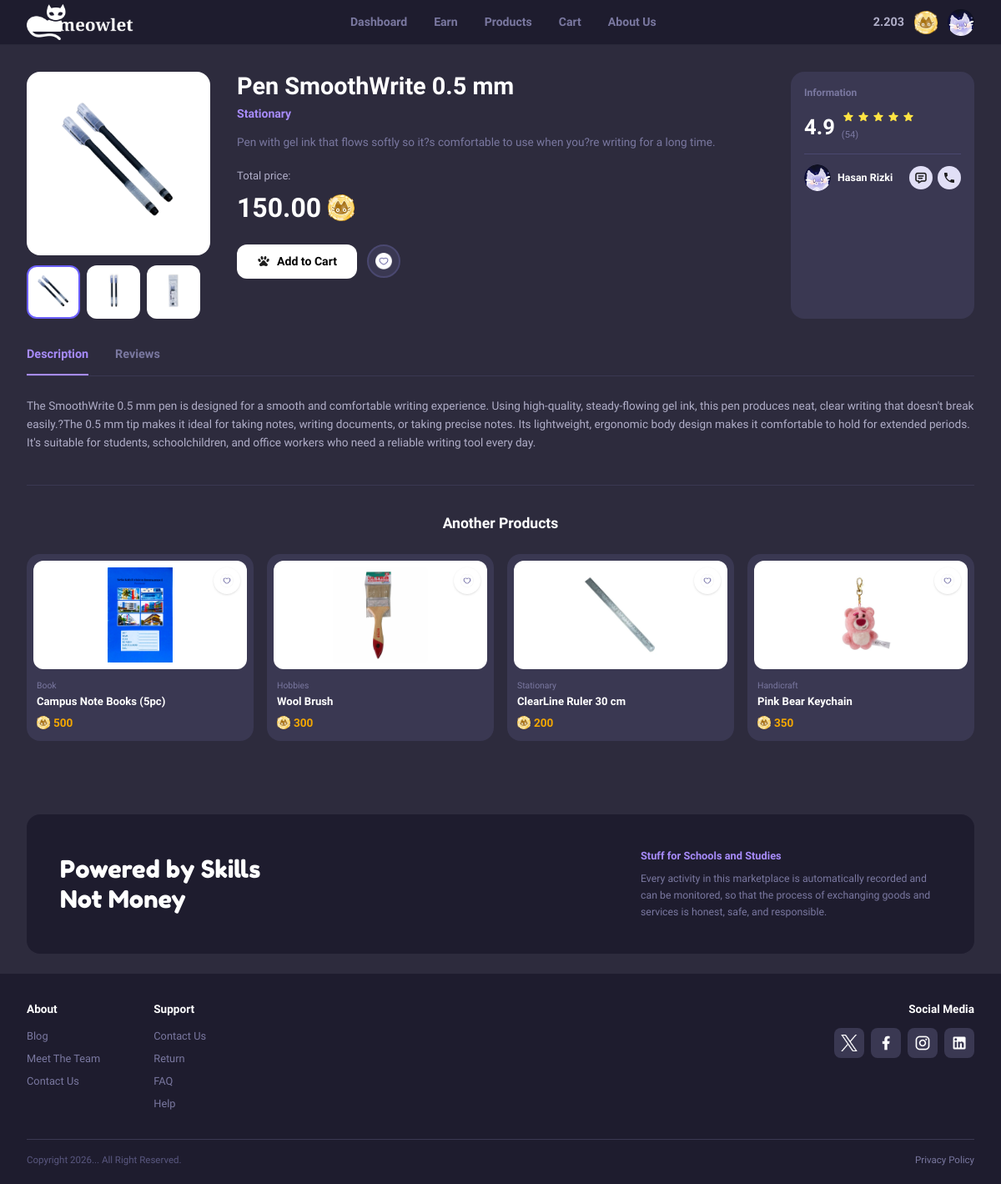
The app's page /main/detail/2 (signed in) with its own data.
### tables this page shows
CREATE TABLE `products` (
  `id` int NOT NULL,
  `name` varchar(255) NOT NULL,
  `short_description` varchar(500) DEFAULT NULL,
  `price` decimal(10,2) NOT NULL,
  `image` varchar(255) DEFAULT NULL,
  `description` text,
  `seller` varchar(255) DEFAULT NULL,
  `categories` varchar(255) DEFAULT NULL,
  `smallimg1` varchar(255) DEFAULT NULL,
  `smallimg2` varchar(255) DEFAULT NULL
);

### app/views/meowlet/detail.php (the view, shortened to what the rows shown need)
<div class="flex gap-8 mb-8">
<div class="flex flex-col gap-3 flex-shrink-0">
  <div class="w-[220px] h-[220px] bg-white rounded-2xl overflow-hidden flex items-center justify-center">
    <img id="main-img" src="/assets/img/<?= $product['image']; ?>" alt="product" class="w-full h-full object-contain p-4"/>
  </div>
  <div class="flex gap-2">
    <button onclick="changeImg(this, '/assets/img/<?= $product['image']; ?>')" class="thumb-btn w-[64px] h-[64px] bg-white rounded-xl overflow-hidden border-2 border-[#6b5fff] flex items-center justify-center">
      <img src="/assets/img/<?= $product['image']; ?>" class="w-full h-full object-contain p-1"/>
    </button>
    <button onclick="changeImg(this, '/assets/img/<?= $product['smallimg1']; ?>')" class="thumb-btn w-[64px] h-[64px] bg-white rounded-xl overflow-hidden border-2 border-transparent flex items-center justify-center hover:border-[#a78bfa] transition-colors">
      <img src="/assets/img/<?= $product['smallimg1']; ?>" class="w-full h-full object-contain p-1"/>
    </button>
    <button onclick="changeImg(this, '/assets/img/<?= $product['smallimg2']; ?>')" class="thumb-btn w-[64px] h-[64px] bg-white rounded-xl overflow-hidden border-2 border-transparent flex items-center justify-center hover:border-[#a78bfa] transition-colors">
      <img src="/assets/img/<?= $product['smallimg2']; ?>" class="w-full h-full object-contain p-1"/>
    </button>
  </div>
</div>
<div class="flex-1">
  <h1 class="text-white font-extrabold text-[1.8rem] leading-tight mb-1">
    <?= $product['name']; ?>
  </h1>
  <p class="text-[#a78bfa] font-semibold text-[.88rem] mb-3"><?= $product['categories']; ?></p>
  <p class="text-[#7a78a0] text-[.85rem] leading-relaxed mb-5">
    <?= $product['short_description']; ?>
  </p>
  <p class="text-[#b0aec8] text-[.82rem] mb-1">Total price:</p>
  <div class="flex items-center gap-2 mb-5">
    <span class="text-white font-extrabold text-[2rem]"><?= $product['price']; ?></span>
    <img src="/assets/img/point.png" class="w-8 h-8">
  </div>
  <div class="flex items-center gap-3">
    <button id="btn-add-cart" onclick="addToCart()" class="flex items-center gap-2 bg-white hover:opacity-90 text-black font-bold text-[.88rem] px-6 py-2.5 rounded-xl">
      <img src="/assets/img/black-paw.png" class="w-4">Add to Cart
    </button>
    <button onclick="toggleWishlist(this)" class="w-10 h-10 rounded-full bg-[#3a3852] border-2 border-[#4a4870] flex items-center justify-center hover:border-[#a78bfa] transition-colors">
      <img id="heart-icon" src="/assets/img/unfilled-heart.png" class="w-5 h-5" data-state="empty">
    </button>
  </div>
</div>
<div class="w-[220px] flex-shrink-0 bg-[#3a3852] rounded-2xl p-4">
  <p class="text-[#7a78a0] text-[.75rem] font-semibold mb-3">Information</p>
  <div class="flex items-center gap-2 mb-3">
    <span class="text-white font-extrabold text-[1.6rem]">4.9</span>
    <div>
      <div class="flex items-center gap-0.5">
        <img src="/assets/img/star.png" class="w-4 h-4">
        <img src="/assets/img/star.png" class="w-4 h-4">
        <img src="/assets/img/star.png" class="w-4 h-4">
        <img src="/assets/img/star.png" class="w-4 h-4">
        <img src="/assets/img/star.png" class="w-4 h-4">
      </div>
      <span class="text-[#7a78a0] text-[.7rem]">(54)</span>
    </div>
  </div>
  <hr class="border-[#4a4870] mb-3"/>
  <div class="flex items-center justify-between">
    <div class="flex items-center gap-2">
      <div class="w-8 h-8 rounded-full bg-[#4a4870] overflow-hidden flex-shrink-0">
        <img src="/assets/img/profile.png" class="w-full h-full object-cover"/>
      </div>
      <span class="text-white text-[.78rem] font-semibold"><?= $product['seller']; ?></span>
    </div>
    <div class="flex gap-1.5">
      <button class="w-7 h-7 rounded-full bg-[#E1DFF6] flex items-center justify-center hover:bg-[#6b5fff] transition-colors">
        <img src="/assets/img/message.png" class="w-4 h-4"/>
      </button>
      <button class="w-7 h-7 rounded-full bg-[#E1DFF6] flex items-center justify-center hover:bg-[#6b5fff] transition-colors">
        <img src="/assets/img/telephone.png" class="w-4 h-4"/>
      </button>
    </div>
  </div>
</div>
</div>
<div class="border-b border-[#3a3852] mb-6">
<div class="flex gap-8">
  <button onclick="switchTab('desc')" id="tab-desc" class="pb-3 text-[.9rem] font-bold text-[#a78bfa] border-b-2 border-[#a78bfa] transition-colors">Description</button>
  <button onclick="switchTab('rev')"  id="tab-rev"  class="pb-3 text-[.9rem] font-semibold text-[#7a78a0] border-b-2 border-transparent hover:text-white transition-colors">Reviews</button>
</div>
</div>
<div id="panel-desc">
<p class="text-[#b0aec8] text-[.85rem] leading-relaxed mb-4">
  <?= $product['description']; ?>
</p>
</div>
<hr class="border-[#3a3852] mt-10 mb-8"/>
<h2 class="text-white font-extrabold text-[1.1rem] text-center mb-6">Another Products</h2>
<div class="grid grid-cols-4 gap-4 mb-8">
<div class="bg-[#3a3852] rounded-2xl overflow-hidden cursor-pointer hover:-translate-y-1 transition-transform">
  <div class="relative bg-white rounded-xl m-2 h-[130px] overflow-hidden flex items-center justify-center">
    <img src="/assets/img/immanuel-big-blue-book.png" class="w-full h-full object-contain p-2"/>
    <button onclick="toggleHeart(this)" class="absolute top-2 right-2 w-8 h-8 rounded-full bg-white shadow flex items-center justify-center hover:scale-110 transition-transform z-10">
      <img src="/assets/img/unfilled-heart.png" data-state="empty" class="w-4 h-4">
    </button>
  </div>
  <div class="px-3 pb-3 pt-1">
    <p class="text-[#7a78a0] text-[.65rem] mb-0.5">Book</p>
    <p class="text-white font-bold text-[.82rem] leading-snug mb-1.5">Campus Note Books (5pc)</p>
    <div class="flex items-center gap-1">
      <img src="/assets/img/point.png" class="w-4 h-4">
      <span class="text-[#f5a800] font-extrabold text-[.85rem]">500</span>
    </div>
  </div>
</div>
<div class="bg-[#3a3852] rounded-2xl overflow-hidden cursor-pointer hover:-translate-y-1 transition-transform">
  <div class="relative bg-white rounded-xl m-2 h-[130px] overflow-hidden flex items-center justify-center">
    <img src="/assets/img/wool-brush.png" class="w-full h-full object-contain p-2"/>
    <button onclick="toggleHeart(this)" class="absolute top-2 right-2 w-8 h-8 rounded-full bg-white shadow flex items-center justify-center hover:scale-110 transition-transform z-10">
      <img src="/assets/img/unfilled-heart.png" data-state="empty" class="w-4 h-4">
    </button>
  </div>
  <div class="px-3 pb-3 pt-1">
    <p class="text-[#7a78a0] text-[.65rem] mb-0.5">Hobbies</p>
    <p class="text-white font-bold text-[.82rem] leading-snug mb-1.5">Wool Brush</p>
    <div class="flex items-center gap-1">
      <img src="/assets/img/point.png" class="w-4 h-4">
      <span class="text-[#f5a800] font-extrabold text-[.85rem]">300</span>
    </div>
  </div>
</div>
<div class="bg-[#3a3852] rounded-2xl overflow-hidden cursor-pointer hover:-translate-y-1 transition-transform">
  <div class="relative bg-white rounded-xl m-2 h-[130px] overflow-hidden flex items-center justify-center">
    <img src="/assets/img/clearline-ruler.png" class="w-full h-full object-contain p-2"/>
    <button onclick="toggleHeart(this)" class="absolute top-2 right-2 w-8 h-8 rounded-full bg-white shadow flex items-center justify-center hover:scale-110 transition-transform z-10">
      <img src="/assets/img/unfilled-heart.png" data-state="empty" class="w-4 h-4">
    </button>
  </div>
  <div class="px-3 pb-3 pt-1">
    <p class="text-[#7a78a0] text-[.65rem] mb-0.5">Stationary</p>
    <p class="text-white font-bold text-[.82rem] leading-snug mb-1.5">ClearLine Ruler 30 cm</p>
    <div class="flex items-center gap-1">
      <img src="/assets/img/point.png" class="w-4 h-4">
      <span class="text-[#f5a800] font-extrabold text-[.85rem]">200</span>
    </div>
  </div>
</div>
<div class="bg-[#3a3852] rounded-2xl overflow-hidden cursor-pointer hover:-translate-y-1 transition-transform">
  <div class="relative bg-white rounded-xl m-2 h-[130px] overflow-hidden flex items-center justify-center">
    <img src="/assets/img/pink-bear-keychain.png" class="w-full h-full object-contain p-2"/>
    <button onclick="toggleHeart(this)" class="absolute top-2 right-2 w-8 h-8 rounded-full bg-white shadow flex items-center justify-center hover:scale-110 transition-transform z-10">
      <img src="/assets/img/unfilled-heart.png" data-state="empty" class="w-4 h-4">
    </button>
  </div>
  <div class="px-3 pb-3 pt-1">
    <p class="text-[#7a78a0] text-[.65rem] mb-0.5">Handicraft</p>
    <p class="text-white font-bold text-[.82rem] leading-snug mb-1.5">Pink Bear Keychain</p>
    <div class="flex items-center gap-1">
      <img src="/assets/img/point.png" class="w-4 h-4">
      <span class="text-[#f5a800] font-extrabold text-[.85rem]">350</span>
    </div>
  </div>
</div>
</div>

### app/core/Router.php (shortened to what the rows shown need)
<?php
class Router
{
    private array $routes = [];
    public function add(string $method, string $uri, string $controller, string $function): void
    {
        $this->routes[] = [
            'method' => $method,
            'uri' => $uri,
            'controller' => $controller,
            'function' => $function,
        ];
    }
    public function run()
    {
        $method = $_SERVER['REQUEST_METHOD'];
        $uri = parse_url($_SERVER['REQUEST_URI'], PHP_URL_PATH);
        foreach ($this->routes as $route) {
            $pattern = str_replace(
                '{id}',
                '([0-9]+)',
                $route['uri']
            );
            $pattern = '#^' . $pattern . '$#';
            if (preg_match($pattern, $uri, $matches) && $method === $route['method']) {
                array_shift($matches);
                $controller = new $controllerClass();
                call_user_func_array([$controller, $route['function']], $matches);
                return;
            }
        }
    }
}

### app/views/layouts/partials/header.php
<nav class="bg-[#1e1c2e] sticky top-0 z-50 w-full flex items-center justify-between px-8 h-[54px] border-b border-white/5">
    <div style="font-family:'Fredoka One',cursive" class="w-32 flex items-center gap-2">
      <a href="/main">
      <img src="/assets/img/logo.png" alt="logo">
      </a>
    </div>
    <ul class="flex gap-8 list-none m-0 p-0 text-[.88rem]">
      <li><a href="/main" class="text-[#7a78a0] font-semibold no-underline hover:text-white transition-colors">Dashboard</a></li>
      <li><a href="#" class="text-[#7a78a0] font-semibold no-underline hover:text-white transition-colors">Earn</a></li>
      <li><a href="/main/products" class="text-[#7a78a0] font-semibold no-underline hover:text-white transition-colors">Products</a></li>
      <li><a href="/main/cart" class="text-[#7a78a0] font-semibold no-underline hover:text-white transition-colors">Cart</a></li>
      <li><a href="/main/aboutus" class="text-[#7a78a0] font-semibold no-underline hover:text-white transition-colors">About Us</a></li>
    </ul>
    <div class="flex items-center gap-3">
      <div class="flex items-center py-1 text-#FFFF00 font-extrabold text-[.9rem]">
        2.203
      </div>
      <div class="w-7 h-7 rounded-full flex items-center justify-center">
        <img src="/assets/img/point.png" alt="point">
      </div>
      <div class="w-8 h-8 rounded-full flex items-center justify-center">
        <a href="/profile">
          <img src="/assets/img/profile.png"  alt="" class="w-full h-full object-cover" id="nav-avatar"/>
        </a>
      </div>
    </div>
</nav>

### app/views/layouts/partials/footer.php
<div class="bg-[#1e1c2e] rounded-2xl mt-6 mx-8 p-10 flex items-center justify-between gap-8">
    <h2 style="font-family:'Fredoka One',cursive" class="text-[1.8rem] text-white leading-tight">Powered by Skills<br>Not Money</h2>
    <div class="max-w-[360px]">
      <p class="text-[.8rem] font-bold text-[#a78bfa] mb-2">Stuff for Schools and Studies</p>
      <p class="text-[.77rem] text-[#7a78a0] leading-relaxed">Every activity in this marketplace is automatically recorded and can be monitored, so that the process of exchanging goods and services is honest, safe, and responsible.</p>
    </div>
  </div>
  <footer class="bg-[#1e1c2e] px-8 pt-8 pb-5 mt-6">
    <div class="flex gap-16 mb-8">
      <div>
        <h4 class="text-[.85rem] font-extrabold text-white mb-3">About</h4>
        <a href="#" class="block text-[#7a78a0] text-[.8rem] mb-2 no-underline hover:text-white transition-colors">Blog</a>
        <a href="#" class="block text-[#7a78a0] text-[.8rem] mb-2 no-underline hover:text-white transition-colors">Meet The Team</a>
        <a href="#" class="block text-[#7a78a0] text-[.8rem] no-underline hover:text-white transition-colors">Contact Us</a>
      </div>
      <div>
        <h4 class="text-[.85rem] font-extrabold text-white mb-3">Support</h4>
        <a href="#" class="block text-[#7a78a0] text-[.8rem] mb-2 no-underline hover:text-white transition-colors">Contact Us</a>
        <a href="#" class="block text-[#7a78a0] text-[.8rem] mb-2 no-underline hover:text-white transition-colors">Return</a>
        <a href="#" class="block text-[#7a78a0] text-[.8rem] mb-2 no-underline hover:text-white transition-colors">FAQ</a>
        <a href="#" class="block text-[#7a78a0] text-[.8rem] no-underline hover:text-white transition-colors">Help</a>
      </div>
      <div class="ml-auto text-right">
        <h4 class="text-[.85rem] font-extrabold text-white mb-3">Social Media</h4>
        <div class="flex gap-2 justify-end">
          <button class="w-9 h-9 rounded-lg bg-[#3a3852] flex items-center justify-center hover:bg-[#4a4870] transition-all">
            <img src="/assets/img/twitter.png" class="w-5 h-5">
          </button>
          <button class="w-9 h-9 rounded-lg bg-[#3a3852] flex items-center justify-center hover:bg-[#4a4870] transition-all">
            <img src="/assets/img/facebook.png" class="w-5 h-5">
          </button>
          <button class="w-9 h-9 rounded-lg bg-[#3a3852] flex items-center justify-center hover:bg-[#4a4870] transition-all">
            <img src="/assets/img/instagram.png" class="w-5 h-5">
          </button>
          <button class="w-9 h-9 rounded-lg bg-[#3a3852] flex items-center justify-center hover:bg-[#4a4870] transition-all">
            <img src="/assets/img/linkedin.png" class="w-5 h-5">
          </button>
        </div>
      </div>
    </div>
    <div class="flex justify-between items-center border-t border-[#3a3852] pt-4 text-[.72rem] text-[#5a5880]">
      <span>Copyright 2026... All Right Reserved.</span>
      <a href="#" class="text-[#7a78a0] no-underline hover:text-white transition-colors">Privacy Policy</a>
    </div>
  </footer>

### records on screen
products: image (picture), smallimg1 (picture), smallimg2 (picture), name "Pen SmoothWrite 0.5 mm", categories "Stationary", short_description "Pen with gel ink that flows softly so it?s comfortable to use when you?re writing for a long time.", price "150.00", seller "Hasan Rizki", description "The SmoothWrite 0.5 mm pen is designed for a smooth and comfortable writing experience. Using high-quality, steady-flowing gel ink, this pen produces neat, clear writing that doesn't break easily.?The 0.5 mm tip makes it ideal for taking notes, writing documents, or taking precise notes. Its lightweight, ergonomic body design makes it comfortable to hold for extended periods. It's suitable for students, schoolchildren, and office workers who need a reliable writing tool every day."
